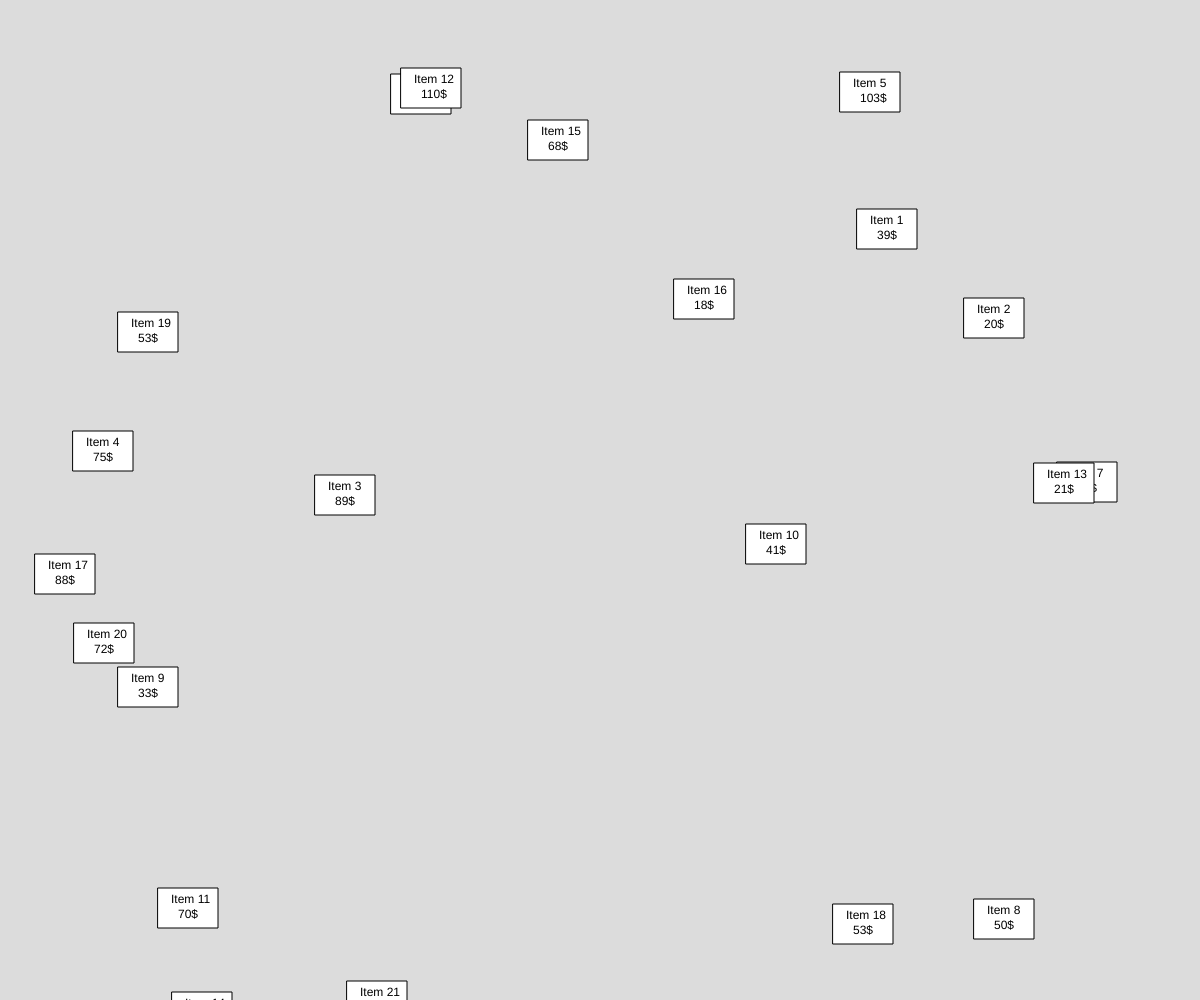
Frame 1 (no input)
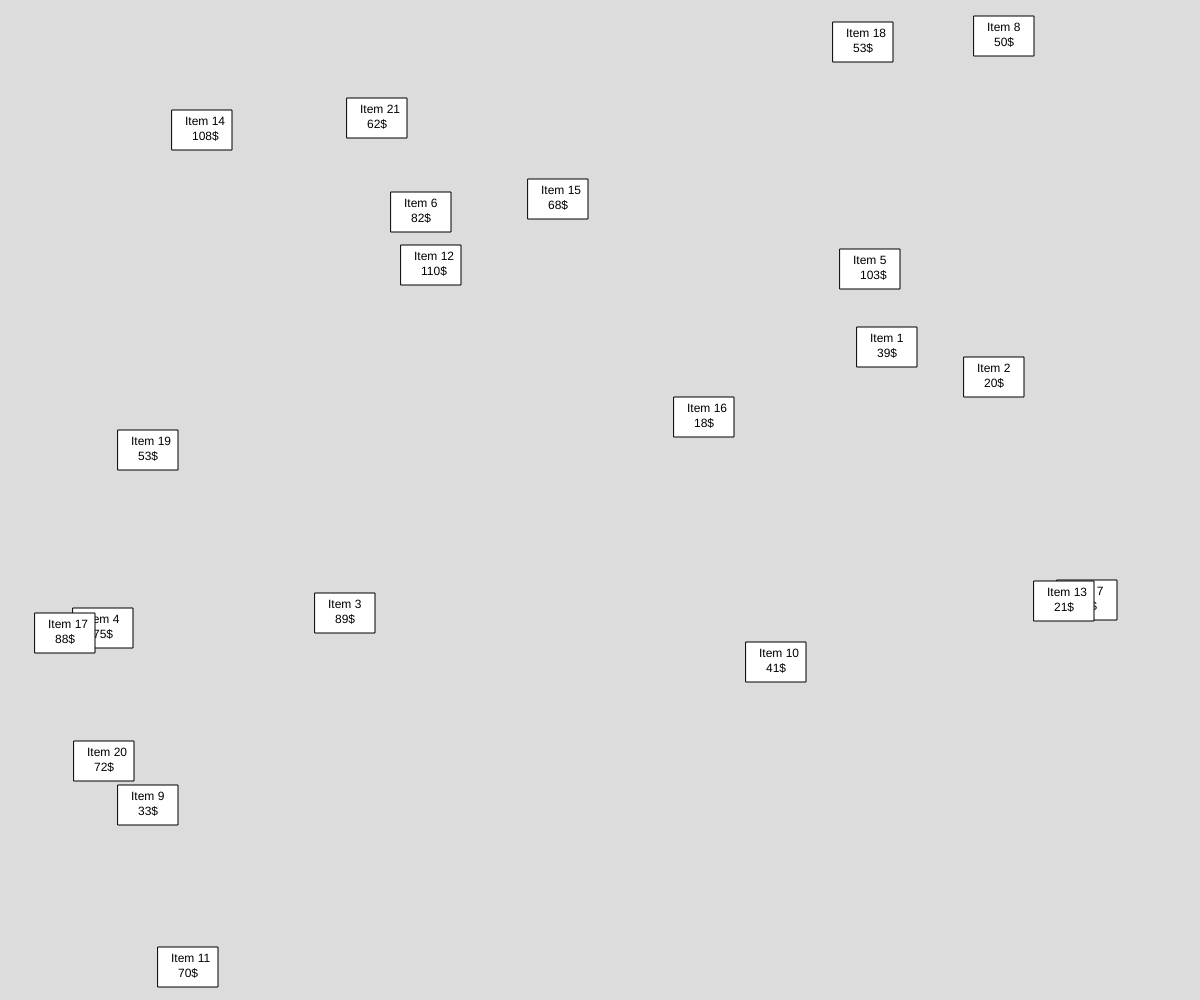
Frame 60 (no input)
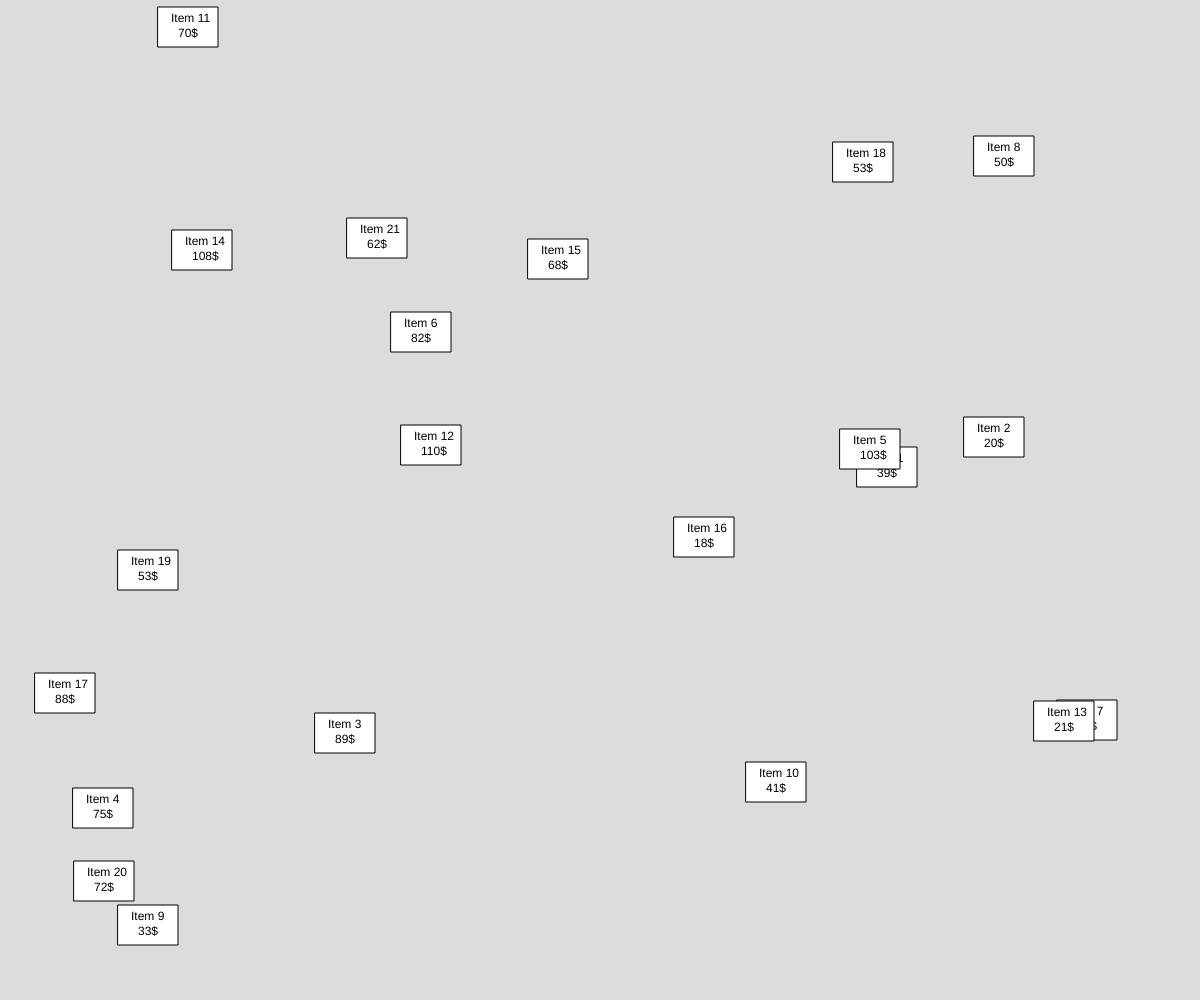
Frame 120 (the mouse pressed at the canvas centre since frame 60)

The p5.js sketch that drew these frames (run headless with seeded random() and noise() and a simulated clock; from frame 60 on, the mouse is pressed at the canvas centre):

// p5.js sketch
// ── sketch.js
// Project Title
// Your Name
// Date
//
// Extra for Experts:
// - describe what you did to take this project "above and beyond"


//Global variables
let items = [];
let provinces = new Map();
let currentProv = "SK";

function setup() {
  createCanvas(windowWidth, windowHeight);
  for (let i = 0; i <= 20; i++) {
    items.push({
      x:Math.round(random(0, width)),
      y:Math.round(random(0, height)),
      speedY: Math.round(random(1,3)),
      name: "Item " + (i+1),
      basePrice: Math.round(random(1,100))
    })    
  }
  provinces.set("SK", {tax: 1.11})
  provinces.set("AB", {tax: 1.05})
  provinces.set("ON", {tax: 1.13})
}

function keyPressed() {
  if (key === "1") {
    currentProv = "SK"
  }
  else if (key === "2") {
    currentProv = "AB"
  }
  else if (key === "3") {
    currentProv = "ON"
  }

  //Inventory Clear extension
  else if(key === "x"){
    items.splice(0,1)
  }
}

function draw() {
  background(220);
  let rules = provinces.get(currentProv);

  for (let item of items) {
    item.y += item.speedY
    if (item.y >= height) {
      item.y = 0
    }
    rect(item.x, item.y,60,40)
    text(item.name, item.x+13, item.y+15)

    //Sales extenstion 
    if (!keyIsDown(83)) {
      text(Math.round(item.basePrice*rules.tax) + "$", item.x+20, item.y+30)
    }else{
      text(Math.round((item.basePrice/2)*rules.tax) + "$", item.x+20, item.y+30)
    }
  }
}
